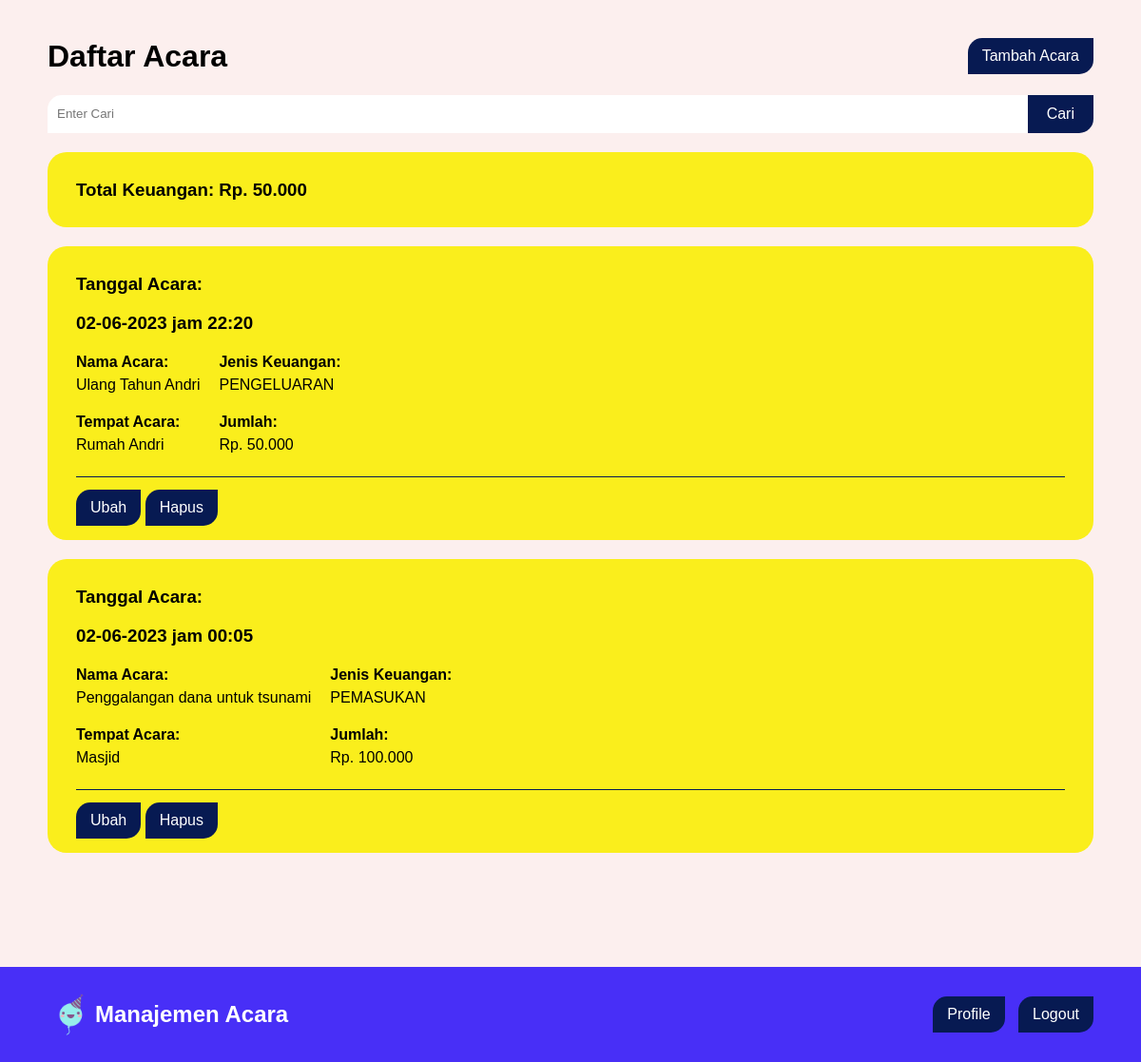
/index.php (signed in), run on the app's committed database.
### tables this page shows
CREATE TABLE `keuangan` (
  `id_keuangan` int(11) NOT NULL,
  `jenis_keuangan` enum('PEMASUKAN','PENGELUARAN') NOT NULL,
  `jumlah` int(11) NOT NULL,
  `id_acara` int(11) NOT NULL
);

CREATE TABLE `acara` (
  `id_acara` int(11) NOT NULL,
  `nama_acara` varchar(100) NOT NULL,
  `tanggal_acara` datetime NOT NULL,
  `tempat_acara` text NOT NULL,
  `id_user` int(11) NOT NULL
);

### index.php (the view, shortened to what this page needs)
<?php
    require_once 'koneksi.php';
	$id_user = $_SESSION['id_user'];
	$acara = mysqli_query($koneksi, "SELECT * FROM acara INNER JOIN keuangan ON keuangan.id_acara = acara.id_acara WHERE id_user = '$id_user' ORDER BY tanggal_acara DESC");
	$total_keuangan = mysqli_fetch_assoc(mysqli_query($koneksi, "SELECT
    SUM(CASE WHEN jenis_keuangan = 'PENGELUARAN' THEN -jumlah ELSE jumlah END) AS total_keuangan
	FROM
	    acara
	INNER JOIN
	    keuangan ON keuangan.id_acara = acara.id_acara
	WHERE
	    id_user = '$id_user'"))['total_keuangan'];
?>
<html>
<head>
	<?php include_once 'head.php'; ?>
</head>
<body>
	<div class="container">
		<h1 class="daftar-acara">Daftar Acara</h1>
        <a class="button tambah-acara" href="tambah_acara.php">Tambah Acara</a>
        <div class="clear">
        	<form method="post" class="form-cari">
		  		<input class="input" type="text" id="cari" name="cari" placeholder="Enter Cari" required value="<?= (isset($_POST['cari'])) ? $_POST['cari'] : ''; ?>">
		  		<button type="submit" class="button align-right" name="btnCari">Cari</button>
        	</form>
        </div>
        <div class="card">
        	<h3>Total Keuangan: Rp. <?= str_replace(",", ".", number_format($total_keuangan)); ?></h3>
        </div>
		<?php if (mysqli_num_rows($acara)): ?>
			<?php foreach ($acara as $data_acara): ?>
				<div class="card">
					<h3>Tanggal Acara:</h3>
					<h3 class="mb-0"><?= date("d-m-Y \j\a\m H:i", strtotime($data_acara['tanggal_acara'])); ?></h3>
					<div class="row">
						<div class="col">
							<h4>Nama Acara:</h4>
							<p><?= $data_acara['nama_acara']; ?></p>
							<h4>Tempat Acara:</h4>
							<p><?= htmlspecialchars_decode(strip_tags($data_acara['tempat_acara'])); ?></p>
						</div>
						<div class="col">
							<h4>Jenis Keuangan:</h4>
							<p><?= $data_acara['jenis_keuangan']; ?></p>
							<h4>Jumlah:</h4>
							<p>Rp. <?= str_replace(",", ".", number_format($data_acara['jumlah'])); ?></p>
						</div>
					</div>
					<hr class="hr">
					<a href="ubah_acara.php?id_acara=<?= $data_acara['id_acara']; ?>" class="button">Ubah</a>
					<a href="hapus_acara.php?id_acara=<?= $data_acara['id_acara']; ?>" onclick="return confirm('Apakah Anda yakin ingin menghapus Acara <?= $data_acara['nama_acara']; ?>?')" class="button">Hapus</a>
				</div>
			<?php endforeach ?>
		<?php endif ?>
	</div>
	<?php include_once 'navbar.php'; ?>
</body>
</html>

### style.css (style rules this page uses)
* { font-family: 'Verdana', sans-serif; }
body { background-color: #fcefee; margin: 0; padding: 0; }
.container { padding: 20px 50px; padding-bottom: 200px; }
.button { margin-top: 5px; margin-bottom: 5px; display: inline-block; padding: 10px 15px; background-color: #071a52; color: #fff; text-decoration: none; border-radius: 15px 0 15px 0; border: none; text-align: center; transition: all 0.2s ease-in-out; }
.label, .input { display: block; width: 100%; }
.input { margin-bottom: 20px; padding: 10px; border: none; border-radius: 15px 0 15px 0; }
.align-right { display: block; margin-left: auto; }
.card { clear: both; position: relative; background-color: #faee1c; padding: 10px 30px; border-radius: 20px; margin-top: 20px; margin-bottom: 20px; }
.card h4 { margin-bottom: -10px; }
.daftar-acara { float: left; }
.tambah-acara { float: right; margin-top: 20px; }
.hr { border: none; border-bottom: 1px solid #071a52; }
.clear { clear: both; }
.form-cari { margin-top: 20px; margin-bottom: 20px; display: flex; justify-content: center; }
.form-cari input { border: none; border-radius: 15px 0 0 0; height: 40px; margin: 0; padding: 10px; }
.form-cari button { background-color: #071a52; border: none; color: white; font-size: 16px; border-radius: 0 0 15px 0; height: 40px; margin: 0; padding: 10px 20px; }
.row { display: flex; flex-wrap: wrap; justify-content: flex-start; }
.col { margin-right: 20px; flex: flex: 1 0 0%; }
.col:last-child { margin-right: 0; }
.mb-0 { margin-bottom: 0; }

### data on the page
keuangan: id_acara.tanggal_acara "02-06-2023 jam 22:20", id_acara.nama_acara "Ulang Tahun Andri", id_acara.tempat_acara "Rumah Andri", jenis_keuangan "PENGELUARAN", jumlah "50.000"
keuangan: id_acara.tanggal_acara "02-06-2023 jam 00:05", id_acara.nama_acara "Penggalangan dana untuk tsunami", id_acara.tempat_acara "Masjid", jenis_keuangan "PEMASUKAN", jumlah "100.000"

### other printed values
str_replace(",", ".", number_format($total_keuangan)) "50.000"
